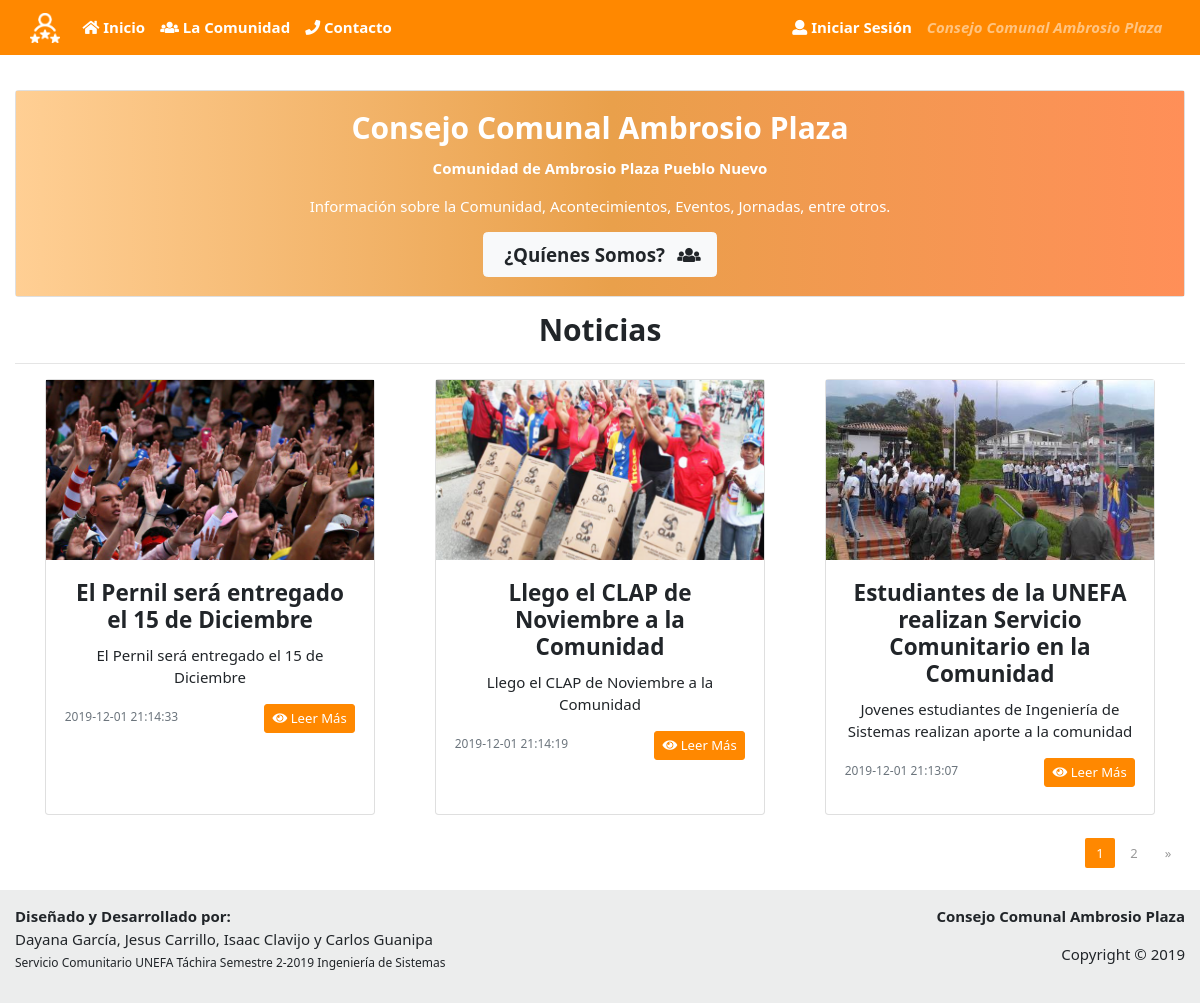
Before: / with the older database file.
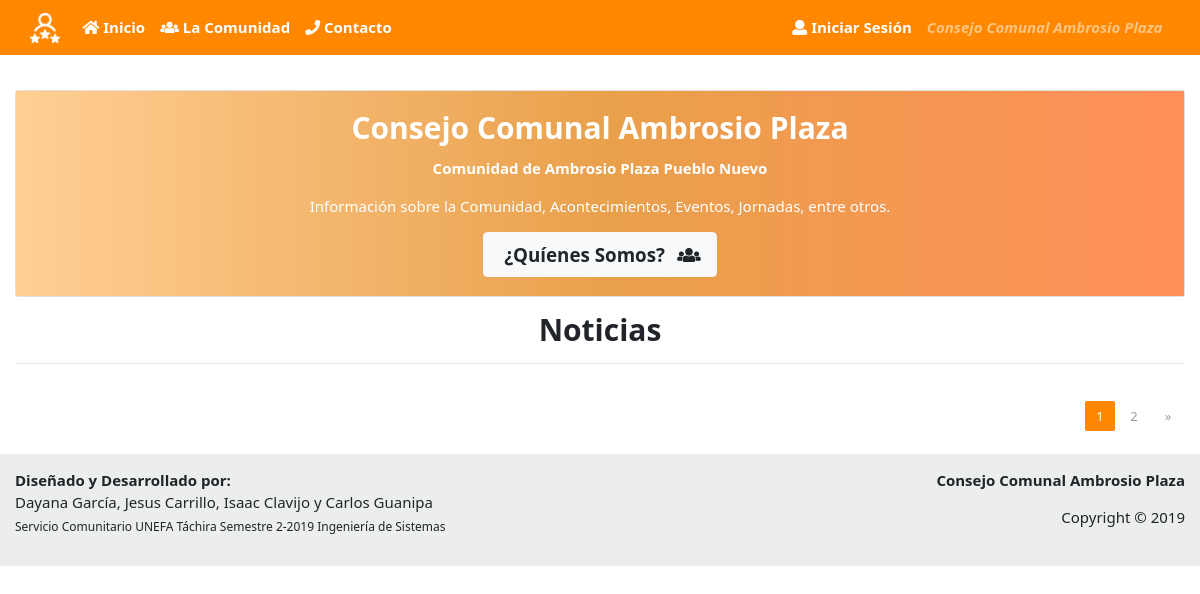
After: the same page with the newer database file.
### tables this page shows
CREATE TABLE IF NOT EXISTS `tab_not` (
  `ident_not` INT NOT NULL AUTO_INCREMENT,
  `titul_not` VARCHAR(100) NULL,
  `desco_not` VARCHAR(100) NULL,
  `descr_not` VARCHAR(2000) NULL,
  `image_not` VARCHAR(250) NULL,
  `fecpu_not` DATETIME NULL DEFAULT CURRENT_TIMESTAMP,
  `statu_not` VARCHAR(45) NULL,
  PRIMARY KEY (`ident_not`));

### index.php (the view, shortened to what the changed rows need)
<!DOCTYPE html>
<html lang="es">
<head>
  <link rel="stylesheet" type="text/css" href="css/estilos.css">
  <link rel="stylesheet" type="text/css" href="css/estilos_admin.css">
  <link rel="stylesheet" type="text/css" href="css/estilos_crud.css">
  <link href="libs/startbootstrap-simple-sidebar-gh-pages/css/simple-sidebar.css" rel="stylesheet">
  <link href="libs/startbootstrap-simple-sidebar-gh-pages/vendor/bootstrap/css/bootstrap.min.css" rel="stylesheet">
  <link rel="stylesheet" href="libs/bootstrap-4.1.3-dist/css/bootstrap.min.css"/>
  <link href="libs/bootstrap-ecommerce-uikit/ui-ecommerce/css/bootstrap.css" rel="stylesheet" type="text/css"/>
  <link href="libs/bootstrap-ecommerce-uikit/ui-ecommerce/fonts/fontawesome/css/fontawesome-all.min.css" type="text/css" rel="stylesheet">
  <link href="libs/bootstrap-ecommerce-uikit/ui-ecommerce/plugins/owlcarousel/assets/owl.carousel.min.css" rel="stylesheet">
  <link href="libs/bootstrap-ecommerce-uikit/ui-ecommerce/plugins/owlcarousel/assets/owl.theme.default.css" rel="stylesheet">
  <link href="libs/bootstrap-ecommerce-uikit/ui-ecommerce/css/ui.css" rel="stylesheet" type="text/css"/>
  <link href="libs/bootstrap-ecommerce-uikit/ui-ecommerce/css/responsive.css" rel="stylesheet" media="only screen and (max-width: 1200px)"/>
</head>
<body>
  <main class="mt-5 pt-5">
    <div class="container justify-content-center">
      <div class="card" align="center">
        <div class="card-body index-background">
          <h2 class="card-title text-white"><b>Consejo Comunal Ambrosio Plaza</b></h2>
        </div>
      </div>
      <p class="">
      <h2 align="center"><b>Noticias</b></h2>
      <?php
        include("paginas/conexion.php");
         $perpage = 3;
          if(isset($_GET['page']) & !empty($_GET['page'])){
            $curpage = $_GET['page'];
          }else{
            $curpage = 1;
          }
          $start = ($curpage * $perpage) - $perpage;
          $ReadSql = "SELECT * FROM tab_not WHERE statu_not = 1 ORDER BY ident_not DESC LIMIT $start, $perpage";
          $res = mysqli_query($conexion, $ReadSql);
      ?>
      <div class="container text-center">
        <div class="card-deck">
          <?php
              while($row = mysqli_fetch_assoc($res)){
                if ($row['image_not'] != 'default.jpg')
                {
                  $foto = 'imagen/uploads/'.$row['image_not'];
                }else{
                  $foto = 'imagen/uploads/'.$row['image_not'];
                }
            ?>
          <div class="col-lg-4">
            <div class="card h-100">
              <img  class="card-img-fluid image-size-index" src="<?php echo $foto; ?>" alt="Foto de la Noticia">
              <div class="card-body">
                <h4 class="card-title"><b><?php echo $row['titul_not'] ?></b></h4>
                <p class="card-text"><?php echo $row['desco_not'] ?></p>
                <p class="card-text float-left"><small class="text-muted"><?php echo $row['fecpu_not'] ?></small></p>
                <a href="paginas/noticia_detalle.php?id=<?php echo $row['ident_not']; ?>" class="btn btn-sm btn-primary float-right"><i class="fa fa-eye"></i> Leer Más</a>
              </div>
            </div>
          </div>
          <?php
              }
            ?>
        </div>
      </div>
      <br>
      <br>
    </div>
  </main>
  <br>
</body>
</html>

Changed rows visible on the page:
removed tab_not: image_not (placeholder picture), titul_not "El Pernil será entregado el 15 de Diciembre", desco_not "El Pernil será entregado el 15 de Diciembre", fecpu_not "2019-12-01 21:14:33"
removed tab_not: image_not (picture), titul_not "Llego el CLAP de Noviembre a la Comunidad", desco_not "Llego el CLAP de Noviembre a la Comunidad", fecpu_not "2019-12-01 21:14:19"
removed tab_not: image_not (picture), titul_not "Estudiantes de la UNEFA realizan Servicio Comunitario en la Comunidad", desco_not "Jovenes estudiantes de Ingeniería de Sistemas realizan aporte a la comunidad", fecpu_not "2019-12-01 21:13:07"
